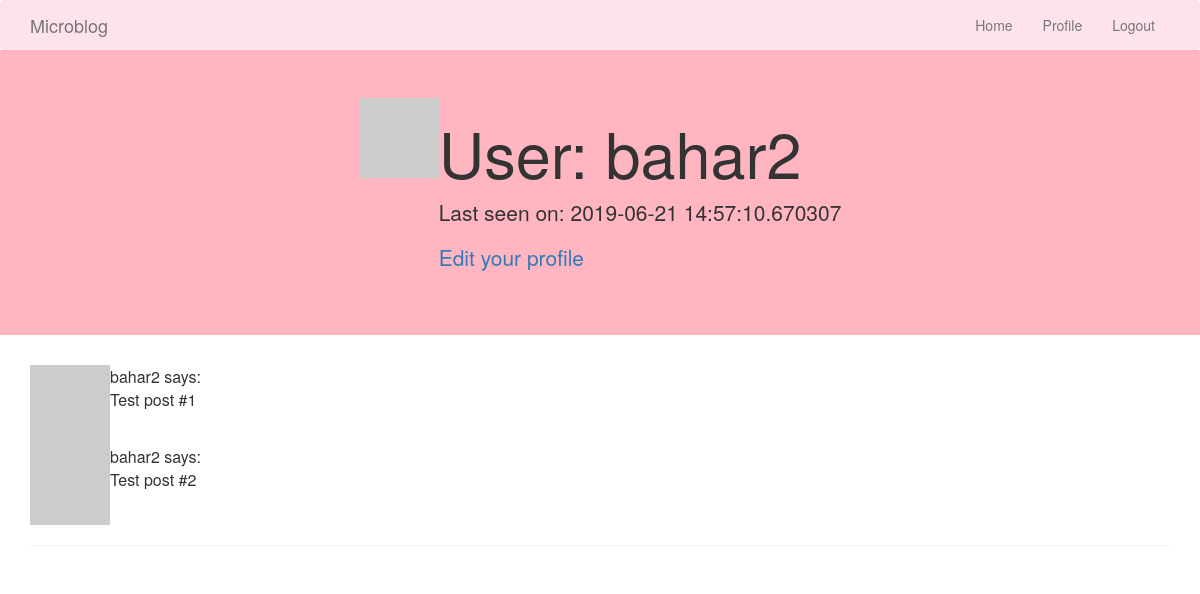
Page /user/bahar2 (signed in) on the earlier database version.
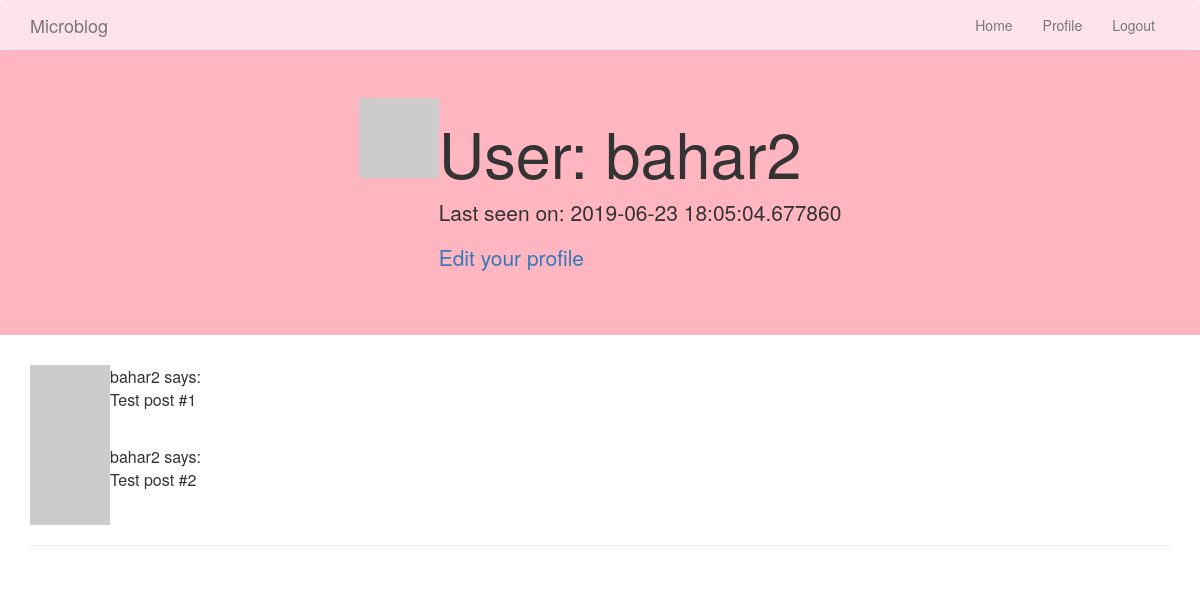
Same page on the later database version.
### app/models.py (models this page shows, shortened)
class User(UserMixin, db.Model):
    id = db.Column(db.Integer, primary_key=True)
    username = db.Column(db.String(64), index=True, unique=True)
    email = db.Column(db.String(120), index=True, unique=True)
    password_hash = db.Column(db.String(128))
    posts = db.relationship('Post', backref='author', lazy='dynamic')
    about_me = db.Column(db.String(140))
    last_seen = db.Column(db.DateTime, default=datetime.utcnow)
    def avatar(self, size):
        digest = md5(self.email.lower().encode('utf-8')).hexdigest()
        return 'https://www.gravatar.com/avatar/{}?d=identicon&s={}'.format(
            digest, size)

### app/routes.py (the view)
@app.route('/user/<username>')
@login_required
def user(username):
    user = User.query.filter_by(username=username).first_or_404()
    posts = [
        {'author': user, 'body': 'Test post #1'},
        {'author': user, 'body': 'Test post #2'}
    ]
    return render_template('user.html', user=user, posts=posts)

### app/models.py (called while the page is built)
@login.user_loader
def load_user(id):
    return User.query.get(int(id))

### app/routes.py (called while the page is built)
@app.before_request
def before_request():
    if current_user.is_authenticated:
        current_user.last_seen = datetime.utcnow()
        db.session.commit()

### app/templates/user.html (shortened to what this page needs)
{% extends "base.html" %}
{% block content %}
    <div class="jumbotron text-center" style="background-color:#FFB6C1">
    <table align="center">
        <tr valign="top">
            <td><img src="{{ user.avatar(128) }}"></td>
            <td><h1>User: {{ user.username }}</h1>
                {% if user.last_seen %}<p>Last seen on: {{ user.last_seen }}</p>{% endif %}
                {% if user == current_user %}
                <p><a href="{{ url_for('edit_profile') }}">Edit your profile</a></p>
                {% endif %}
            </td>
        </tr>
    </table>
    </div>
    <div class="container" >
    {% for post in posts %}
        {% include '_post.html' %}
    {% endfor %}
    </div>
{% endblock %}

### app/templates/base.html (shortened to what this page needs)
<html lang="en">
    <head>
  <link rel="stylesheet" href="https://maxcdn.bootstrapcdn.com/bootstrap/3.4.0/css/bootstrap.min.css">
    </head>
    <body data-target=".navbar">
       <nav class="navbar navbar-default">
        <div class="container">
    <div class="navbar-header">
      <a class="navbar-brand" href="{{ url_for('index') }}">Microblog</a>
    </div>
    <div class="collapse navbar-collapse" id="myNavbar">
      <ul class="nav navbar-nav navbar-right">
        <li><a href="{{ url_for('index') }}">Home</a></li>
        {% if current_user.is_anonymous %}
        <li><a href="{{ url_for('login') }}">Login</a></li>
        {% else %}
        <li><a href="{{ url_for('user', username=current_user.username) }}">Profile</a></li>
        <li><a href="{{ url_for('logout') }}">Logout</a></li>
        {% endif %}
        </ul></div></div></nav>
        {% block content %}{% endblock %}
        <div class="container"><hr>
        </div>
    </body>
</html>

### app/templates/_post.html
    <table>
        <tr valign="top">
            <td><img src="{{ post.author.avatar(36) }}"></td>
            <td>{{ post.author.username }} says:<br>{{ post.body }}</td>
        </tr>
    </table>

### app/templates/base.html (style rules this page uses)
.navbar { margin-bottom: 0; background-color: #FFE3EB; z-index: 9999; border: 0; font-size: 12px line-height: 1.42857143 border-radius: 0; }

Differences in the rows shown:
changed User "bahar2": last_seen "2019-06-21 14:57:10.670307" → "2019-06-23 18:05:04.677860"
